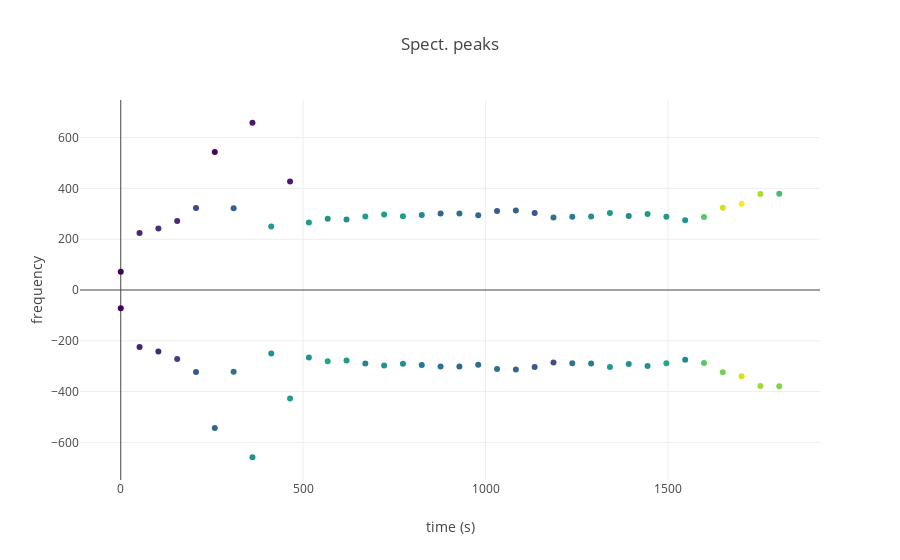
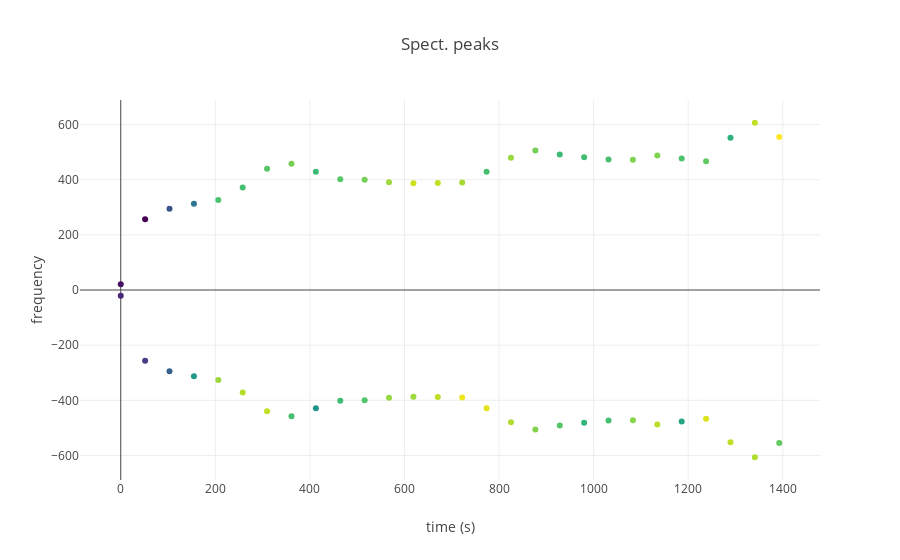
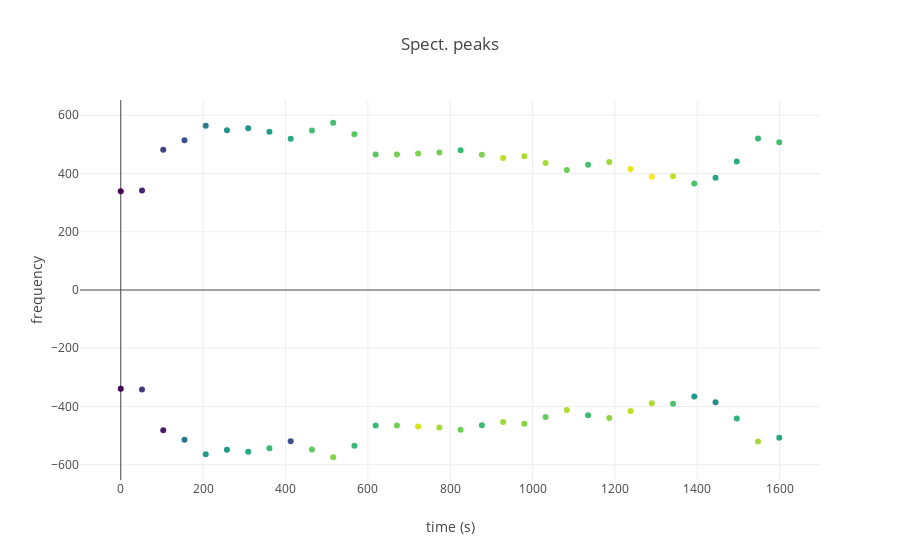
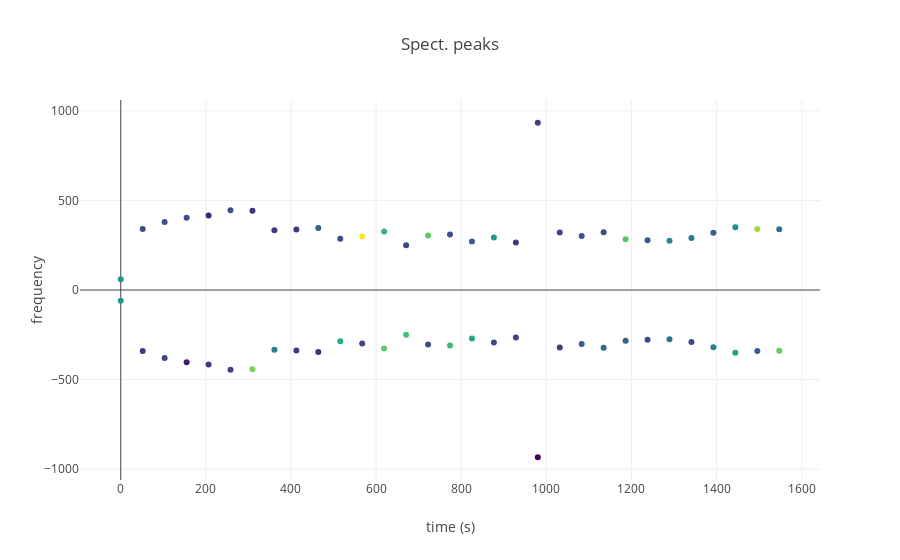

These figures' notebook cell, in order:
### Markdown cell above
**Transect Figure**

### III. Deployment.

We deploy the method across transects and Figures.

We plot peak positions extracted by Figure.

### Code cell
##########
from music_tools.my_music_tools import filter_output
 

image_idx= 0

height= 2000

Sample_N= 1000 
p_threshold= 0.004 
amp_cap= 1e6 # max amp cap.
peak_cap= 40 # min amp cap.
peak_iso= 20 # cluster centre proximity cap. 
band_qtl= 0.05 # MS qtl
frame_plot= False
extremes= True
center= True
standardize_amp= True

samp_track_dict= {}

for image_idx in range(len(image_avail)):

    ts_list= []
    peaks= []
    amps= []

    #################
    #################

    image_select= image_avail[image_idx]
    print('folder: {}'.format(image_select))

    array_spec= image_dict[image_select]['I'].T
    spec_fs= np.linspace(0,height, array_spec.shape[0])

    surface= image_dict[image_select]['surface']

    frame_many= array_spec.shape[1]
    frame_crawl= np.linspace(0,array_spec.shape[1] - 1,frame_many)

    for frame in range(array_spec.shape[1]):

        peak_cent, time_spec, amps_centres= frame_peaks(array_spec, spec_fs, surface,
                        frame,
                        Sample_N= Sample_N,
                        p_threshold= p_threshold,
                        amp_cap= amp_cap,
                        peak_cap= peak_cap,
                        peak_iso= peak_iso,
                        band_qtl= band_qtl,
                        extremes= extremes,
                        center= center,
                        frame_plot= frame_plot)

        peaks.extend(peak_cent)
        ts_list.extend([surface[frame]]* len(amps_centres))
        amps.extend(amps_centres)
    
    amps_means= [np.mean(x) for x in amps]
    amps_mean_max= max(amps_means)
    if standardize_amp:
        amps= [np.array(x) / amps_mean_max for x in amps]
    
    samps_tracks= np.array([
        ts_list,
        peaks,
        amps
    ]).T

    samp_track_dict[image_select]= samps_tracks
    
    output_peak_filter= filter_output(samps_tracks)
    iplot(output_peak_filter)
